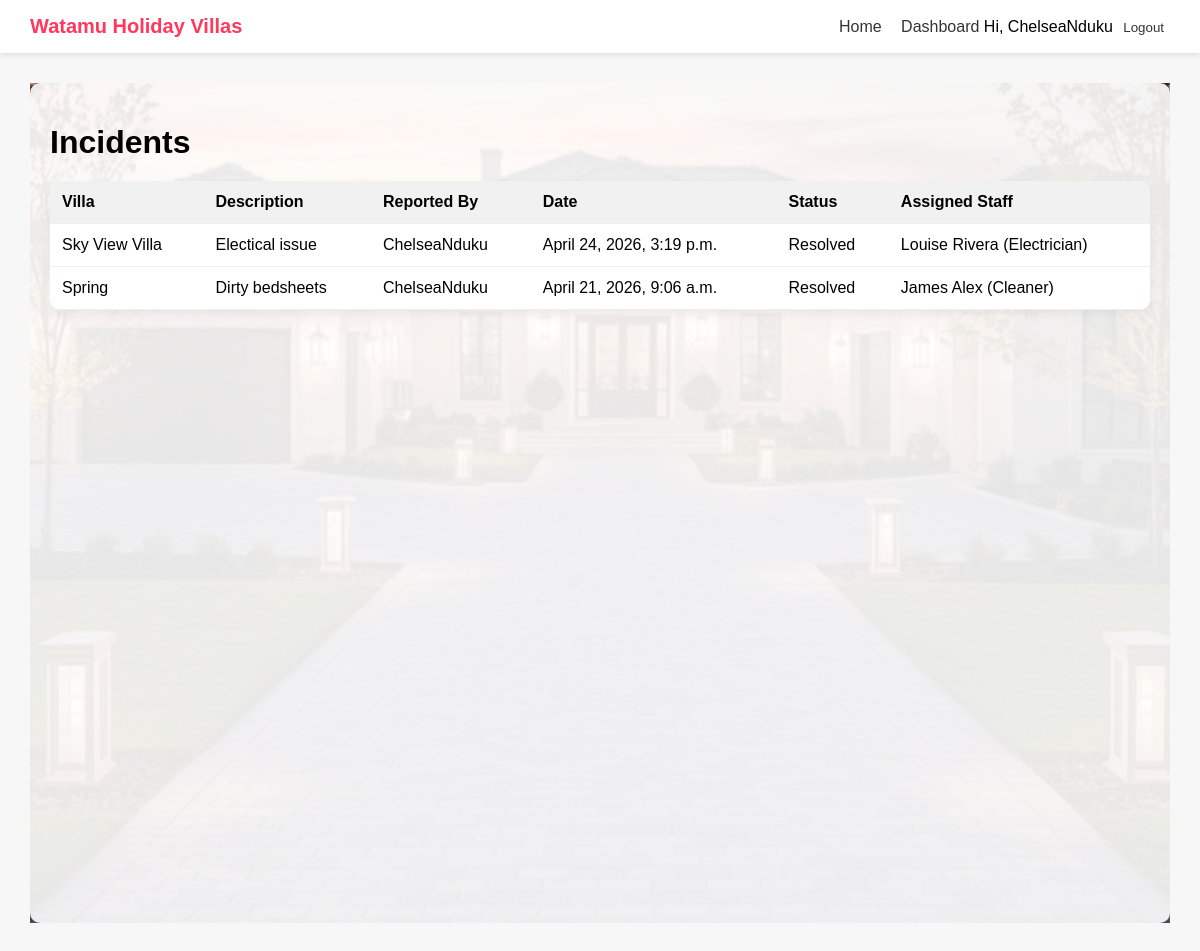
Page /incidents/ (signed in) on the committed database.
### villa/models.py (models this page shows, shortened)
class Incident(models.Model):
    villa = models.ForeignKey(Villa, on_delete=models.CASCADE)
    user = models.ForeignKey(User, on_delete=models.CASCADE)
    staff = models.ForeignKey(
        Staff,
        on_delete=models.SET_NULL,
        null=True,
        blank=True
    )  # ✅ assigned staff
    description = models.TextField()
    date_reported = models.DateTimeField(auto_now_add=True)
    resolved = models.BooleanField(default=False)

class Villa(models.Model):
    name = models.CharField(max_length=200)
    location = models.CharField(max_length=200)
    price_per_night = models.DecimalField(max_digits=8, decimal_places=2)
    image = models.ImageField(upload_to='villas/', blank=True, null=True)
    description = models.TextField(blank=True)
    amenities = models.TextField(blank=True)
    is_available = models.BooleanField(default=True)

class Staff(models.Model):
    name = models.CharField(max_length=100)
    role = models.CharField(max_length=100)
    phone_number = models.CharField(max_length=15)
    assigned_villa = models.ForeignKey(
        Villa,
        on_delete=models.SET_NULL,
        null=True,
        blank=True
    )

### villa/views.py (the view)
# urls.py: path('incidents/', views.incident_list, name='incident_list'),
@login_required
def incident_list(request):
    if request.user.is_staff:
        incidents = Incident.objects.all().order_by('-date_reported')
    else:
        incidents = Incident.objects.filter(user=request.user).order_by('-date_reported')
    return render(request, 'villa/incident_list.html', {'incidents': incidents})

### villa/templates/villa/incident_list.html (shortened to what this page needs)
{% extends 'base.html' %}
{% block content %}
<div class="page-bg">
    <div class="page-overlay">
        <h1 style="margin-bottom: 20px;">Incidents</h1>
        <table>
            <tr>
                <th>Villa</th>
                <th>Description</th>
                <th>Reported By</th>
                <th>Date</th>
                <th>Status</th>
                <th>Assigned Staff</th>
            </tr>
            {% for incident in incidents %}
            <tr>
                <td>{{ incident.villa.name }}</td>
                <td>{{ incident.description }}</td>
                <td>{{ incident.user.username }}</td>
                <td>{{ incident.date_reported }}</td>
                <td>
                    {% if incident.resolved %}
                    <span class="badge success">Resolved</span>
                    {% else %}
                    <span class="badge danger">Pending</span>
                    {% endif %}
                </td>
                <td>
                    {% if incident.staff %}
                    {{ incident.staff.name }} ({{ incident.staff.role }})
                    {% else %}
                    <span style="color:gray;">Not Assigned</span>
                    {% endif %}
                </td>
            </tr>
            {% empty %}
            <tr>
                <td colspan="7">No incidents found</td>
            </tr>
            {% endfor %}
        </table>
    </div>
</div>
{% endblock %}

### villa/templates/base.html (shortened to what this page needs)
{% load static %}
<!DOCTYPE html>
<html>
<head>
</head>
<body>
    <div class="navbar">
        <div class="logo">Watamu Holiday Villas</div>
        <div class="nav-links">
            <a href="{% url 'villa_list' %}">Home</a>
            <a href="{% url 'dashboard' %}">Dashboard</a>
            {% if user.is_authenticated %}
            <span>Hi, {{ user.username }}</span>
            <form action="/accounts/logout/" method="post">
                <button type="submit">Logout</button>
            </form>
            {% else %}
            <a href="/accounts/login/">Login</a>
            <a href="/signup/">Sign Up</a>
            {% endif %}
        </div>
    </div>
    <div class="container">
        {% block content %}
        {% endblock %}
    </div>
</body>
</html>

### villa/templates/base.html (style rules this page uses)
body { font-family: Arial, sans-serif; margin: 0; background: #f7f7f7; }
.navbar { display: flex; justify-content: space-between; align-items: center; background: white; padding: 15px 30px; box-shadow: 0 2px 5px rgba(0, 0, 0, 0.1); }
.logo { font-size: 20px; font-weight: bold; color: #ff385c; }
.nav-links a { margin-left: 15px; text-decoration: none; color: #333; font-weight: 500; }
.nav-links form { display: inline; }
.nav-links button { background: none; border: none; cursor: pointer; font-weight: 500; color: #333; }
.container { padding: 30px; max-width: 1200px; margin: auto; }
table { width: 100%; border-collapse: collapse; background: white; border-radius: 10px; overflow: hidden; box-shadow: 0 4px 10px rgba(0, 0, 0, 0.05); }
th, td { padding: 12px; text-align: left; border-bottom: 1px solid #eee; }
th { background: #f1f1f1; }
.page-bg { background: url("/static/images/admin-bg.jpg") no-repeat center center fixed; background-size: cover; min-height: 100vh; }
.page-overlay { background: rgba(255, 255, 255, 0.9); min-height: 100vh; padding: 20px; border-radius: 10px; }

### rows in the picture
Incident: villa.name "Sky View Villa", description "Electical issue", user.username "ChelseaNduku", date_reported "April 24, 2026, 3:19 p.m.", resolved "Resolved", staff.name "Louise Rivera", staff.role "Electrician"
Incident: villa.name "Spring", description "Dirty bedsheets", user.username "ChelseaNduku", date_reported "April 21, 2026, 9:06 a.m.", resolved "Resolved", staff.name "James Alex", staff.role "Cleaner"

### other values in the picture
{{ user.username }} "ChelseaNduku"
